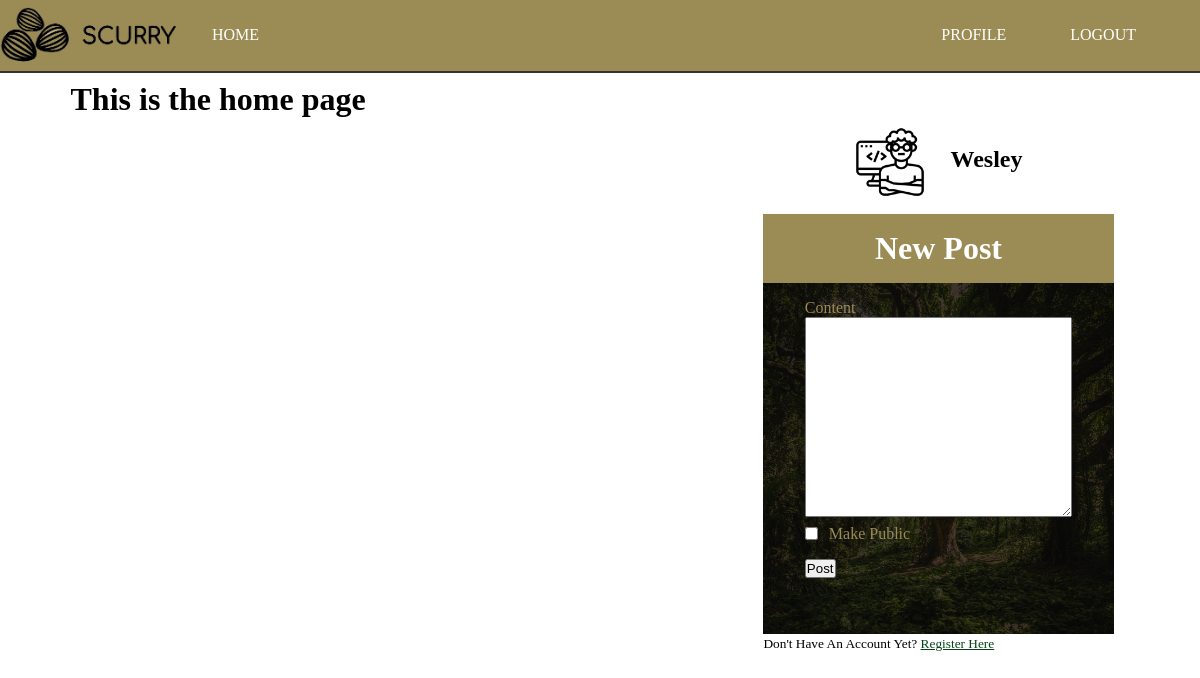
The page /home (signed in) on the database as committed earlier.
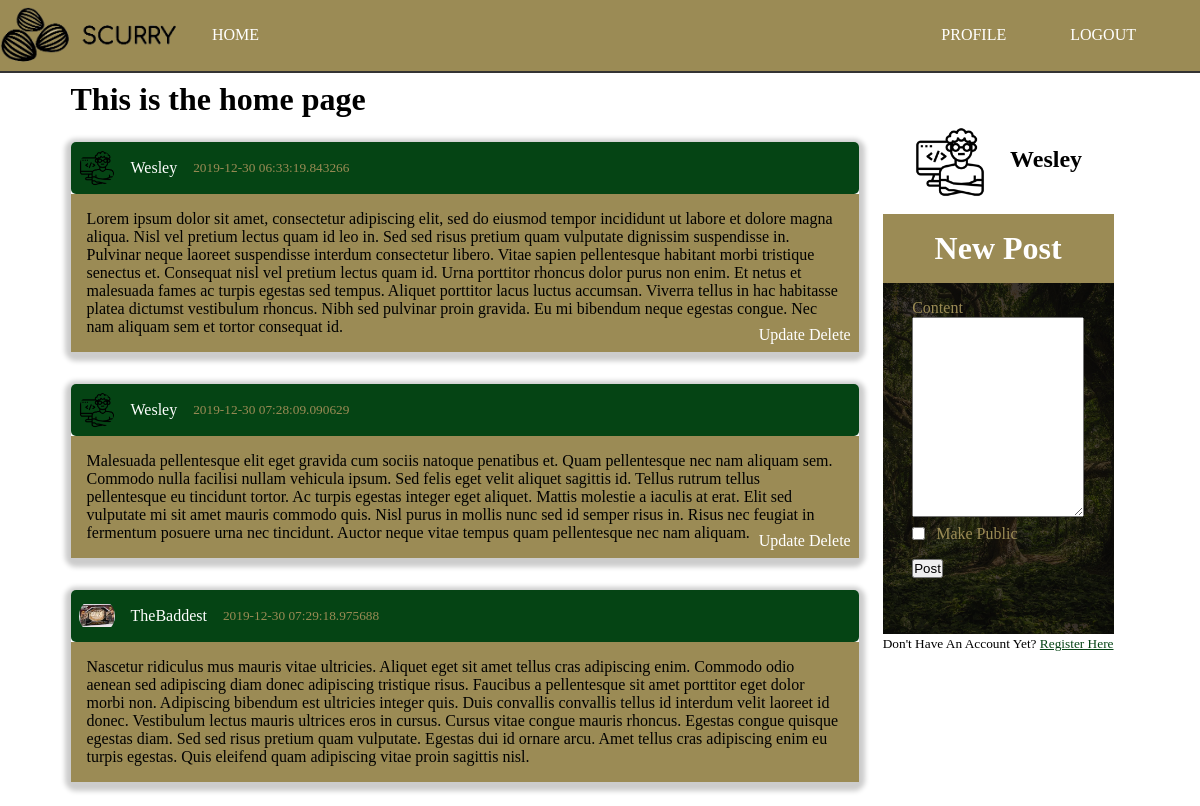
The same page on the database as committed later.
### scurry/models.py (models this page shows, shortened)
class User(db.Model, UserMixin):
    id = db.Column(db.Integer, primary_key=True)
    username = db.Column(db.String(20), unique=True, nullable=False)
    email = db.Column(db.String(120), unique=True, nullable=False)
    image_file = db.Column(db.String(20), nullable=False, default='noprofile.jpg')
    password = db.Column(db.String(60), nullable=False)
    posts = db.relationship('Post', backref='author', lazy=True)

class Post(db.Model):
    id = db.Column(db.Integer, primary_key=True)
    content = db.Column(db.Text, nullable=False)
    date_posted = db.Column(db.DateTime, nullable=False, default=datetime.utcnow)
    user_id = db.Column(db.Integer, db.ForeignKey('user.id'), nullable=False)

### scurry/routes.py (the view)
@app.route('/')
@app.route('/home')
def index():
    form = PostForm()
    posts = Post.query.all()
    return render_template('home.html', title='Home', posts=posts, form=form)

### scurry/forms.py
class PostForm(FlaskForm):
    content = TextAreaField('Content', validators=[DataRequired()])
    public = BooleanField('Make Public')
    submit = SubmitField('Post')

### scurry/models.py (called while the page is built)
@login_manager.user_loader
def load_user(user_id):
    return User.query.get(int(user_id))

### scurry/templates/home.html (shortened to what this page needs)
{% extends "layout.html" %}
{% block content %}
    <div class="container" id="home">
        <h1 class="page-header">This is the home page</h1>
        <div class="posts-container">
            {%  for post in posts %}
                <article class="article-post shadow">
                    <div class="post-head">
                        <img src="{{ url_for('static', filename='images/' + post.author.image_file) }}" alt="user photo" class="article-img">
                        <div class="post-metadata">
                            <a class="post-author" href="">{{ post.author.username }}</a>
                            <small>{{ post.date_posted }}</small>
                        </div>
                    </div>
                    <div class="post-body">
                        <p class="post-content">{{ post.content }}</p>
                        <div class="post-buttons">
                            {% if current_user.username == post.author.username %}
                                <a href="{{ url_for('update_post', post_id=post.id) }}" class="btn-link">Update</a>
                                <a href="{{ url_for('delete_post', post_id=post.id) }}" class="btn-link">Delete</a>
                            {% endif %}
                        </div>
                    </div>
                </article>
            {% endfor %}
        </div>
        <div class="sidebar">
            <div class="sidebar-user-info">
                <img src="{{ url_for('static', filename='images/' + current_user.image_file) }}" alt="user photo" class="sidebar-img">
                <h2>{{ current_user.username }}</h2>
            </div>
            <div class="post-form">
                <form action="" method="POST" class="form">
                    <div class="form-legend">
                        <h1>New Post</h1>
                    </div>
                    <div class="form-well">
                        <div class="form-group">
                            {{ form.content.label(class="form-control-label") }}
                            {% if form.content.errors %}
                                <div class="invalid-feedback">
                                    {% for error in form.content.errors %}
                                        <span>{{ error }}</span>
                                    {% endfor %}
                                </div>
                            {% else %}
                                {{ form.content(class="form-control-post-textarea") }}
                            {% endif %}
                        </div>
                        <div class="form-group">
                            {{ form.public.label(class="form-control-boolean-label") }}
                            {{ form.public(class="form-control-boolean") }}
                        </div>
                        <div class="form-group post-submit">
                            {{ form.submit(class="btn")}}
                        </div>
                    </div>
                    <small>
                        Don't Have An Account Yet? <a href="{{ url_for('register') }}" class="wrong-form">Register Here</a>
                    </small>
                </form>
            </div>
        </div>
    </div>
{% endblock content %}

### scurry/templates/layout.html (shortened to what this page needs)
<!DOCTYPE html>
<html lang="en">
<head>
    <link rel="stylesheet" type="text/css" href="{{ url_for('static', filename='style.css') }}">
</head>
<body>
    <header>
        <nav class="header-nav">
            <div class="header-logo">
                <img src="{{ url_for('static', filename='images/scurry-logo.png') }}" alt="Scurry - A Place for Squirrels" class="logo">
            </div>
            <ul class="nav-list">
                <li class="nav-list-item">
                    <a href="{{ url_for('index') }}" class="nav-link">Home</a>
                </li>
            </ul>
            <ul class="nav-list right">
                {% if current_user.is_authenticated %}
                <li class="nav-list-item">
                    <a href="{{ url_for('profile') }}" class="nav-link">Profile</a>
                </li>
                <li class="nav-list-item">
                    <a href="{{ url_for('logout') }}" class="nav-link">Logout</a>
                </li>
                {% endif %}
            </ul>
        </nav>
    </header>
    {%  block content %}{% endblock %}
</body>
</html>

### scurry/static/style.css (style rules this page uses)
*, *::before, *::after { margin: 0; padding: 0; box-sizing: border-box; }
html { --main-color: #054414; --accent-color: #9b8b55; }
body { background-size: cover; }
a { text-decoration: none; color: #ffffff; transition: color .4s ease; }
.container { margin: auto; padding: .5rem; }
.shadow { -webkit-box-shadow: 0px 3px 5px 6px #ccc; -moz-box-shadow: 0px 3px 5px 6px #ccc; box-shadow: 0px 3px 5px 6px #ccc; }
.header-nav { width: 100%; border-bottom: 2px solid #333; background: var(--accent-color); display: flex; }
.header-logo > .logo { max-width: 180px; object-fit: contain; }
.nav-list { margin-right: 2rem; list-style: none; display: flex; flex-flow: row nowrap; justify-content: center; align-items: center; }
.nav-list-item { margin: .5rem 2rem; }
.nav-link { text-transform: uppercase; }
.right { margin-left: auto; margin-right: 2rem; }
#home { max-width: 1075px; height: 100%; display: grid; grid-template: 'hed hed hed hed' 'main main main side' 'main main main side' 'main main main side'; grid-gap: .5rem; }
.sidebar { grid-area: side; }
.posts-container { grid-area: main; display: flex; flex-direction: column; justify-content: center; align-items: center; color: #ffffff; }
.article-post { width: 100%; margin: 1rem; border-radius: 5px; }
.post-head { padding: .5rem; width: 100%; background: var(--main-color); color: var(--accent-color); display: flex; border-radius: 5px; }
.post-author { color: #ffffff; margin-right: 1rem; }
.post-metadata { margin-left: 1rem; width: 100%; display: flex; justify-content: center; align-items: center; }
.article-img { width: 36px; height: 36px; object-fit: contain; border-radius: 50%; }
.post-body { padding: 1rem; width: 100%; background: var(--accent-color); color: black; position: relative; }
.post-buttons { position: absolute; right: .5rem; bottom: .5rem; }
.sidebar { width: 100%; }
.sidebar-user-info { display: flex; justify-content: center; align-items: flex-start; }
.sidebar-user-info > h2 { margin: 1.3rem 0 0 1.5rem; }
.sidebar-img { height: 72px; width: 72px; object-fit: cover; }
.post-form { padding: .5rem; }
.form { margin: auto; padding: .5rem; width: 100%; max-width: 650px; }
.form-legend { padding: 1rem 0; width: 100%; text-align: center; background: var(--accent-color); color: #ffffff; }
.form-well { padding: .5rem .5rem 3rem .5rem; height: 100%; width: 100%; background: linear-gradient( rgba(0,0,0,0.7), rgba(0,0,0,0.7)), url('./images/forest.jpeg') no-repeat center; background-size: cover; }
.form-group { margin: .5rem auto; width: 80%; position: relative; display: flex; flex-direction: column; justify-content: center; align-items: flex-start; color: var(--accent-color); }
.form-control-post-textarea { width: 100%; height: 200px; }
.form-control-boolean-label { margin-left: 1.5rem; }
.form-control-boolean { display: inline; position: absolute; }
.post-submit { margin-top: 1rem; }
.wrong-form { color: var(--main-color); text-decoration: underline; }

Rows that differ between the two databases and show on the page:
added Post: image_file (picture), author.username "Wesley", date_posted "2019-12-30 06:33:19.843266", content "Lorem ipsum dolor sit amet, consectetur adipiscing elit, sed do eiusmod tempor incididunt ut labore et dolore magna aliqua. Nisl vel pretium lectus quam id leo in. Sed sed risus pretium quam vulputate dignissim suspendisse in. Pulvinar neque laoreet suspendisse interdum consectetur libero. Vitae sapien pellentesque habitant morbi tristique senectus et. Consequat nisl vel pretium lectus quam id. Urna porttitor rhoncus dolor purus non enim. Et netus et malesuada fames ac turpis egestas sed tempus. Aliquet porttitor lacus luctus accumsan. Viverra tellus in hac habitasse platea dictumst vestibulum rhoncus. Nibh sed pulvinar proin gravida. Eu mi bibendum neque egestas congue. Nec nam aliquam sem…"
added Post: image_file (picture), author.username "Wesley", date_posted "2019-12-30 07:28:09.090629", content "Malesuada pellentesque elit eget gravida cum sociis natoque penatibus et. Quam pellentesque nec nam aliquam sem. Commodo nulla facilisi nullam vehicula ipsum. Sed felis eget velit aliquet sagittis id. Tellus rutrum tellus pellentesque eu tincidunt tortor. Ac turpis egestas integer eget aliquet. Mattis molestie a iaculis at erat. Elit sed vulputate mi sit amet mauris commodo quis. Nisl purus in mollis nunc sed id semper risus in. Risus nec feugiat in fermentum posuere urna nec tincidunt. Auctor neque vitae tempus quam pellentesque nec nam aliquam."
added Post: image_file (picture), author.username "TheBaddest", date_posted "2019-12-30 07:29:18.975688", content "Nascetur ridiculus mus mauris vitae ultricies. Aliquet eget sit amet tellus cras adipiscing enim. Commodo odio aenean sed adipiscing diam donec adipiscing tristique risus. Faucibus a pellentesque sit amet porttitor eget dolor morbi non. Adipiscing bibendum est ultricies integer quis. Duis convallis convallis tellus id interdum velit laoreet id donec. Vestibulum lectus mauris ultrices eros in cursus. Cursus vitae congue mauris rhoncus. Egestas congue quisque egestas diam. Sed sed risus pretium quam vulputate. Egestas dui id ornare arcu. Amet tellus cras adipiscing enim eu turpis egestas. Quis eleifend quam adipiscing vitae proin sagittis nisl."
